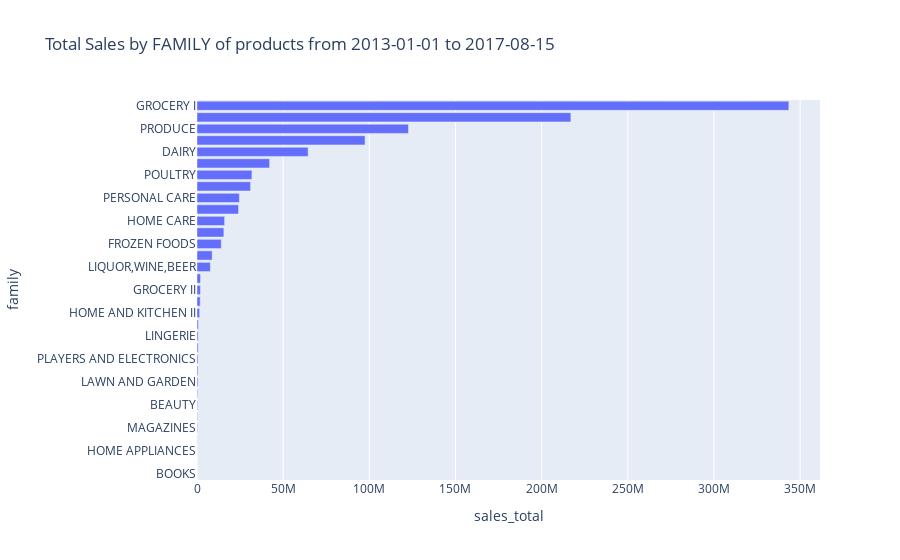

Source (notebook cell):
### Code cell
fig = px.bar(sales_by_family
             , y='family'
             , x='sales_total'
             , title="Total Sales by FAMILY of products from 2013-01-01 to 2017-08-15"
             , orientation='h')
fig.show()

### Figure 1 — Plotly figure (JSON) as saved in the notebook; plotly's stock layout.template omitted (floating-point values rounded to 4 significant figures)
{"data": [{"alignmentgroup": "True", "hovertemplate": "sales_total=%{x}<br>family=%{y}<extra></extra>", "legendgroup": "", "marker": {"color": "#636efa", "pattern": {"shape": ""}}, "name": "", "offsetgroup": "", "orientation": "h", "showlegend": false, "textposition": "auto", "type": "bar", "x": [6438, 10051, 41601, 103470, 266359, 269316, 337893, 356584, 548842, 554822, 562608, 651159, 653114, 761177, 1520670, 1861491, 1962767, 2015000.0, 7746640, 8800000.0, 14070000.0, 15588296, 16022744, 24110000.0, 24592051, 31090000.0, 31880000.0, 42130000.0, 64487709, 97521289, 122700000.0, 216954486, 343500000.0], "xaxis": "x", "y": ["BOOKS", "BABY CARE", "HOME APPLIANCES", "HARDWARE", "MAGAZINES", "SCHOOL AND OFFICE SUPPLIES", "BEAUTY", "PET SUPPLIES", "LAWN AND GARDEN", "AUTOMOTIVE", "PLAYERS AND ELECTRONICS", "LADIESWEAR", "LINGERIE", "CELEBRATION", "HOME AND KITCHEN II", "HOME AND KITCHEN I", "GROCERY II", "SEAFOOD", "LIQUOR,WINE,BEER", "PREPARED FOODS", "FROZEN FOODS", "EGGS", "HOME CARE", "DELI", "PERSONAL CARE", "MEATS", "POULTRY", "BREAD/BAKERY", "DAIRY", "CLEANING", "PRODUCE", "BEVERAGES", "GROCERY I"], "yaxis": "y"}], "layout": {"barmode": "relative", "legend": {"tracegroupgap": 0}, "title": {"text": "Total Sales by FAMILY of products from 2013-01-01 to 2017-08-15"}, "xaxis": {"anchor": "y", "domain": [0, 1], "title": {"text": "sales_total"}}, "yaxis": {"anchor": "x", "domain": [0, 1], "title": {"text": "family"}}}}
